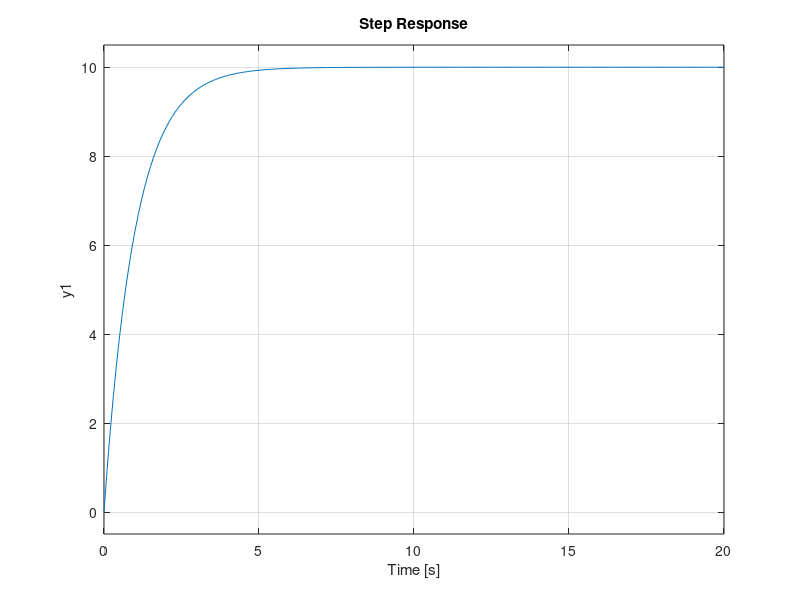

Source code (MATLAB): (Note: this script raises an error after producing the figure.)
% rise time < 5s
% overshoot < 10%
% steady state error < 2%

% vehicle mass in kg
m = 1000; 
% damping coefficient in N.s/m
b = 50; 
% reference speed in m/s
r = 10; 

s = tf('s');
P_cruise = 1/(m*s + b);

% PID control
Kp = 1;
Ki = 1;
Kd = 1;
C = pid(Kp,Ki,Kd);

T = feedback(C*P_cruise,1);
t = 0:0.1:20;
step(r*T,t);
% axis([0 20 0 10])

Kp = 1000;
Ki = 50;
Kd = 1;
C = pid(Kp,Ki,Kd)

T = feedback(C*P_cruise,1)
step(r*T,t)
stepinfo(r*T)

% Proportional control
% Kp = 1;
% Ki = 1;
% Kd = 1;
% 
% s = tf('s');
% C = Kp + Ki/s + Kd*s
% C = pid(Kp,Ki,Kd)
% 
% Kp = 100;
% C = pid(Kp);
% 
% T = feedback(C*P_cruise,1)
% 
% t = 0:0.1:20;
% step(r*T,t)
% axis([0 20 0 10])
% 
% % 
% Kp = 5000;
% C = pid(Kp);
% T = feedback(C*P_cruise,1);
% 
% step(r*T,t)
% axis([0 20 0 10])
% 
% % PI control
% Kp = 600;
% Ki = 1;
% C = pid(Kp,Ki);
% 
% T = feedback(C*P_cruise,1);
% 
% step(r*T,t)
% axis([0 20 0 10])
% 
% %
% Kp = 800;
% Ki = 40;
% C = pid(Kp,Ki);
% 
% T = feedback(C*P_cruise,1);
% 
% step(r*T,t)
% axis([0 20 0 10])

